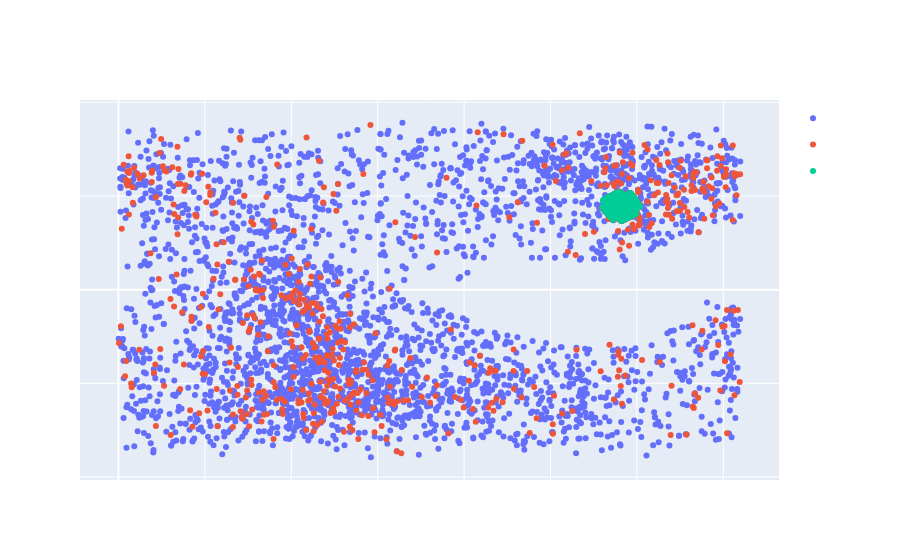

Notebook cell for this chart:
### Code cell
fig = go.Figure()

for var in ['CAND', 'FPOS', 'CFRM']:
    temp = df[df['Disposition']==var]

    fig.add_trace(go.Scatter(
        x=temp['RightAscension'],
        y=temp['Declination'],
        name=var,
        mode='markers'
    ))

fig.update_layout(
    title="Locations of Object of Interest Reports",
    paper_bgcolor='rgba(4,17,65,0)',
    font=dict(
        family='sans serif',
        size=18,
        color='white'
    ),
    xaxis_title="Right Ascension",
    yaxis_title="Declination"
)

fig.show()

### Figure 1 — Plotly figure (JSON) as saved in the notebook; plotly's stock layout.template omitted (floating-point values rounded to 4 significant figures; data arrays with more than 128 entries replaced by an {"elided": "..."} marker saying what was removed)
{"data": [{"mode": "markers", "name": "CAND", "type": "scatter", "x": {"elided": "5054 float values"}, "y": {"elided": "5054 float values"}}, {"mode": "markers", "name": "FPOS", "type": "scatter", "x": {"elided": "5134 float values"}, "y": {"elided": "5134 float values"}}, {"mode": "markers", "name": "CFRM", "type": "scatter", "x": {"elided": "2665 float values"}, "y": {"elided": "2665 float values"}}], "layout": {"font": {"color": "white", "family": "sans serif", "size": 18}, "paper_bgcolor": "rgba(4,17,65,0)", "title": {"text": "Locations of Object of Interest Reports"}, "xaxis": {"title": {"text": "Right Ascension"}}, "yaxis": {"title": {"text": "Declination"}}}}
